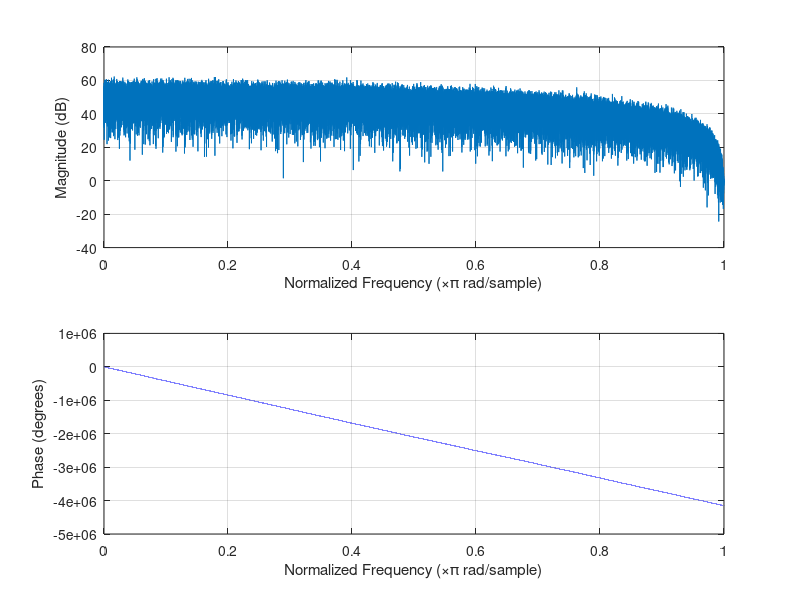
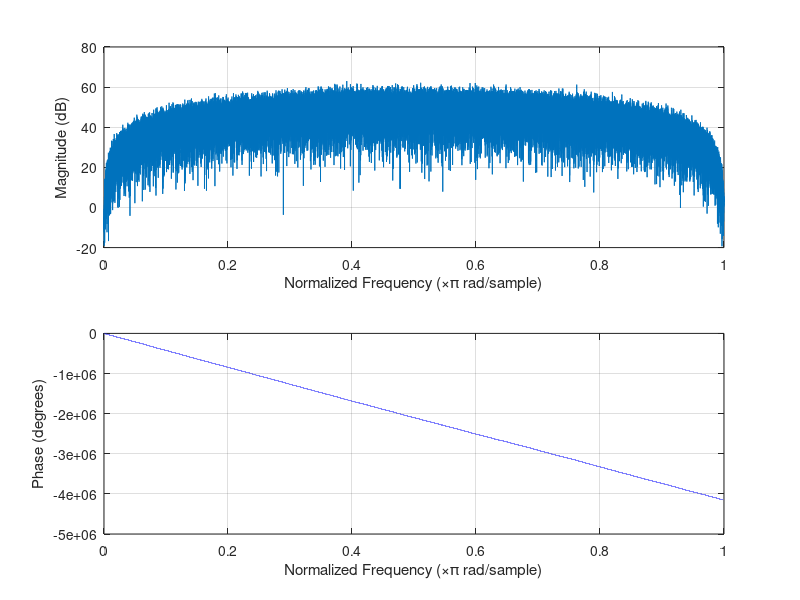

Write MATLAB code to recreate these figures, in order.
%serial filters LP then HP

Fs = 48000;
Ny = Fs/2;
Ts = 1/Fs;
t = [0:Ts:1].';
N = length(t);
x = randn(N,1);
w = zeros(N,1);
s1 = 0;

for n = 1:N
    w(n,1) = x(n,1)+s1;
    s1 = x(n,1);
end

freqz(w)

s1 = 0;

for n = 1:N
    y(n,1) = w(n,1)+(-1)*s1;
    s1=w(n,1);
end

figure;
freqz(y)
